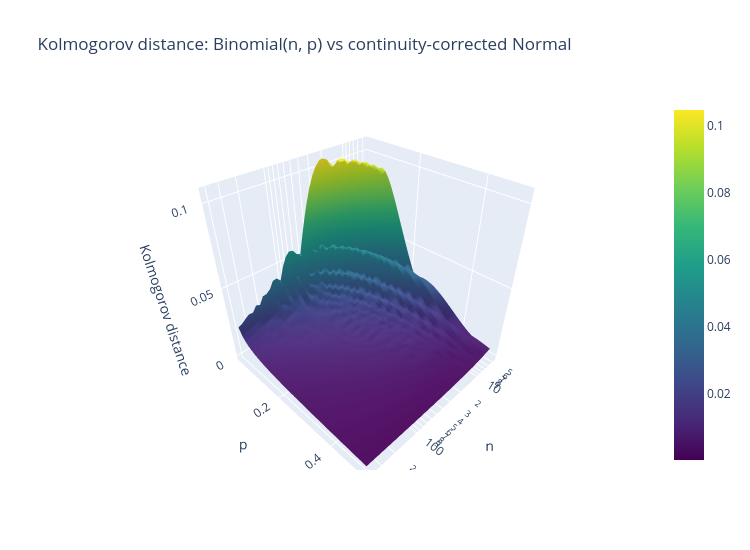

Notebook code for this chart:
### Markdown cell above
### 8.3 Interactive Plotly version of 8.1
Hover over the surface to read the error for any (n, p); the corner of small n or extreme p is the danger zone.

### Code cell
fig = go.Figure(go.Surface(x=n_axis, y=p_axis, z=error_normal, colorscale="Viridis"))
fig.update_layout(title="Kolmogorov distance: Binomial(n, p) vs continuity-corrected Normal", width=750, height=550,
                  scene=dict(xaxis_title="n", yaxis_title="p", zaxis_title="Kolmogorov distance", xaxis_type="log"))
fig.show()

### Figure 1 — Plotly figure (JSON) as saved in the notebook; plotly's stock layout.template omitted (floating-point values rounded to 4 significant figures; data arrays with more than 128 entries replaced by an {"elided": "..."} marker saying what was removed)
{"data": [{"colorscale": [[0.0, "#440154"], [0.1111, "#482878"], [0.2222, "#3e4989"], [0.3333, "#31688e"], [0.4444, "#26828e"], [0.5556, "#1f9e89"], [0.6667, "#35b779"], [0.7778, "#6ece58"], [0.8889, "#b5de2b"], [1.0, "#fde725"]], "type": "surface", "x": [5, 6, 7, 8, 9, 10, 11, 12, 14, 15, 17, 19, 22, 24, 27, 30, 34, 38, 42, 47, 53, 59, 66, 74, 83, 93, 104, 116, 130, 146, 163, 182, 204, 228, 255, 286, 319, 357, 400], "y": [0.02, 0.03231, 0.04462, 0.05692, 0.06923, 0.08154, 0.09385, 0.1062, 0.1185, 0.1308, 0.1431, 0.1554, 0.1677, 0.18, 0.1923, 0.2046, 0.2169, 0.2292, 0.2415, 0.2538, 0.2662, 0.2785, 0.2908, 0.3031, 0.3154, 0.3277, 0.34, 0.3523, 0.3646, 0.3769, 0.3892, 0.4015, 0.4138, 0.4262, 0.4385, 0.4508, 0.4631, 0.4754, 0.4877, 0.5], "z": {"elided": "40x39 float values"}}], "layout": {"height": 550, "scene": {"xaxis": {"title": {"text": "n"}, "type": "log"}, "yaxis": {"title": {"text": "p"}}, "zaxis": {"title": {"text": "Kolmogorov distance"}}}, "title": {"text": "Kolmogorov distance: Binomial(n, p) vs continuity-corrected Normal"}, "width": 750}}
